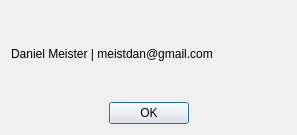
<?xml version="1.0" encoding="UTF-8"?>
<ui version="4.0">
 <class>AboutDialog</class>
 <widget class="QDialog" name="AboutDialog">
  <property name="geometry">
   <rect>
    <x>0</x>
    <y>0</y>
    <width>297</width>
    <height>135</height>
   </rect>
  </property>
  <property name="windowTitle">
   <string>About GPU Ray Tracer</string>
  </property>
  <layout class="QVBoxLayout" name="verticalLayout_3">
   <item>
    <layout class="QVBoxLayout" name="verticalLayout_2">
     <item>
      <layout class="QVBoxLayout" name="verticalLayout">
       <item>
        <widget class="QLabel" name="label">
         <property name="text">
          <string>Daniel Meister | meistdan@gmail.com</string>
         </property>
        </widget>
       </item>
      </layout>
     </item>
     <item>
      <layout class="QHBoxLayout">
       <property name="spacing">
        <number>6</number>
       </property>
       <property name="leftMargin">
        <number>0</number>
       </property>
       <property name="topMargin">
        <number>0</number>
       </property>
       <property name="rightMargin">
        <number>0</number>
       </property>
       <property name="bottomMargin">
        <number>0</number>
       </property>
       <item>
        <spacer name="horizontalSpacer_2">
         <property name="orientation">
          <enum>Qt::Horizontal</enum>
         </property>
         <property name="sizeHint" stdset="0">
          <size>
           <width>40</width>
           <height>20</height>
          </size>
         </property>
        </spacer>
       </item>
       <item>
        <widget class="QPushButton" name="okButton">
         <property name="text">
          <string>OK</string>
         </property>
        </widget>
       </item>
       <item>
        <spacer name="horizontalSpacer">
         <property name="orientation">
          <enum>Qt::Horizontal</enum>
         </property>
         <property name="sizeHint" stdset="0">
          <size>
           <width>40</width>
           <height>20</height>
          </size>
         </property>
        </spacer>
       </item>
      </layout>
     </item>
    </layout>
   </item>
  </layout>
 </widget>
 <layoutdefault spacing="6" margin="11"/>
 <resources/>
 <connections>
  <connection>
   <sender>okButton</sender>
   <signal>clicked()</signal>
   <receiver>AboutDialog</receiver>
   <slot>close()</slot>
   <hints>
    <hint type="sourcelabel">
     <x>150</x>
     <y>136</y>
    </hint>
    <hint type="destinationlabel">
     <x>149</x>
     <y>79</y>
    </hint>
   </hints>
  </connection>
 </connections>
</ui>
